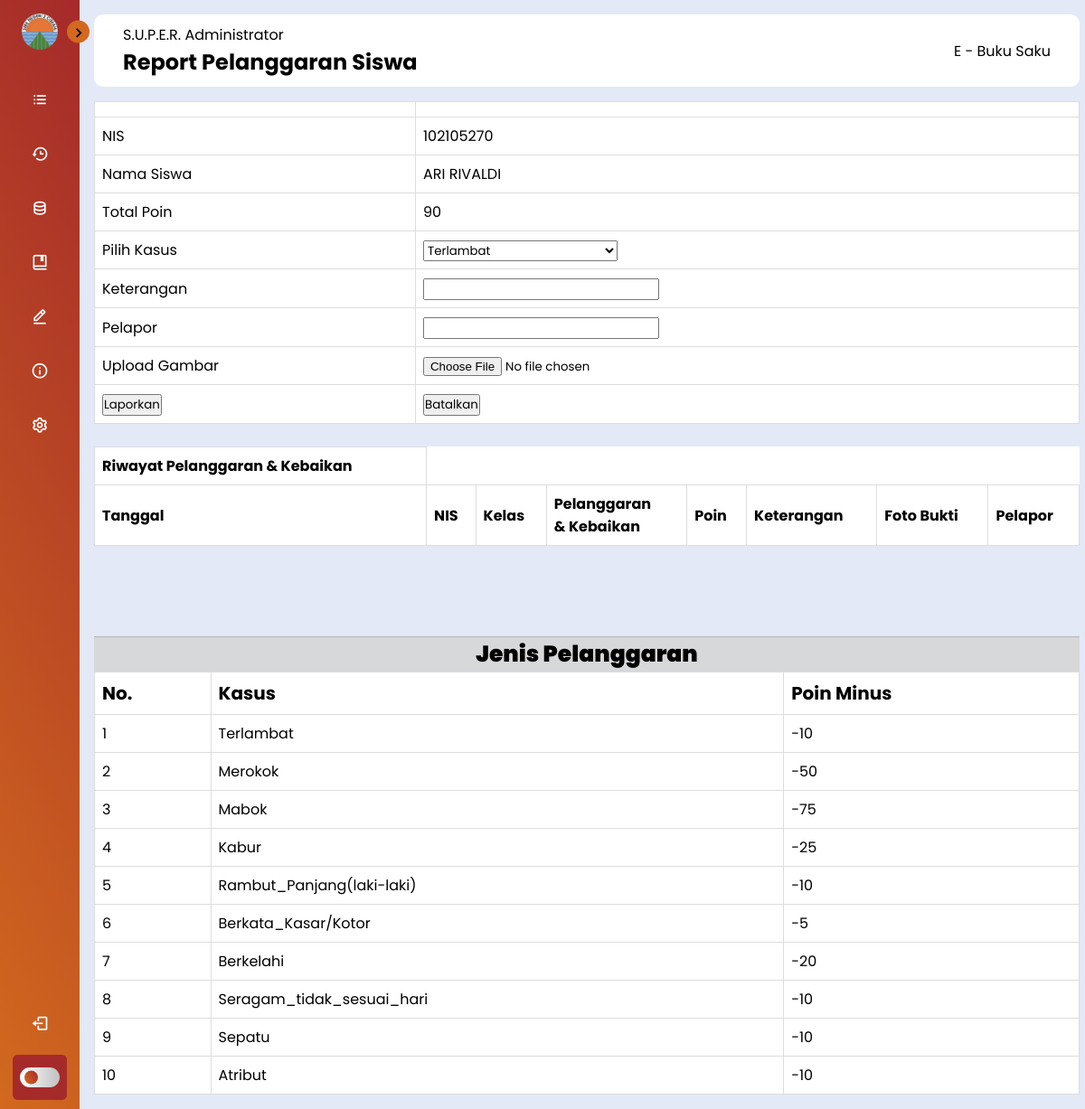
The app's page /S.U.P.E.R/proses-kasus.php?id=102105270 (signed in), older data.
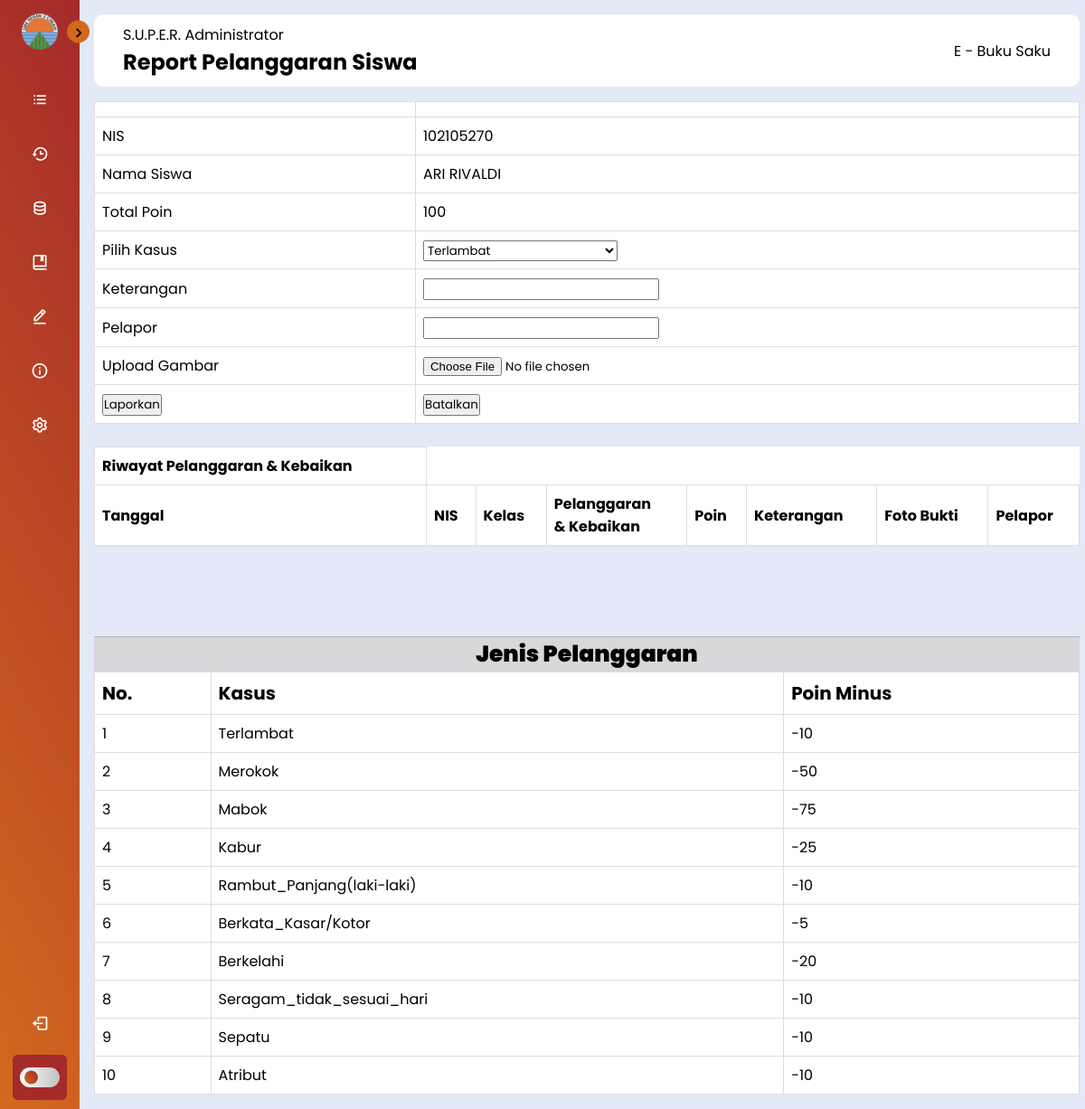
The same page, newer data.
### tables this page shows
CREATE TABLE `siswa` (
  `nis` int(11) NOT NULL,
  `password` varchar(20) NOT NULL,
  `nama` varchar(100) NOT NULL,
  `tingkat` int(2) NOT NULL,
  `jurusan` varchar(30) NOT NULL,
  `kelas` varchar(2) NOT NULL,
  `jenis_kelamin` enum('L','P') NOT NULL,
  `poin` int(5) NOT NULL,
  `role` int(1) NOT NULL
);

### S.U.P.E.R/proses-kasus.php (the view, shortened to what the changed rows need)
<!DOCTYPE html>
<html lang="en">
<head>
    <link rel="stylesheet" href="styleBar.css">
    <link href='https://unpkg.com/boxicons@2.1.4/css/boxicons.min.css' rel='stylesheet'>
    <link rel="stylesheet" href="https://cdnjs.cloudflare.com/ajax/libs/
    font-awesome/6.4.0/css/all.min.css">
    <link rel="stylesheet" href="https://cdn.datatables.net/1.13.7/css/jquery.dataTables.min.css">
</head>
<body>
        <?php
        include "koneksi.php";
        $id=$_GET['id'];
        $sql=mysqli_query($conn, "SELECT * FROM siswa WHERE nis=$id");
        ?>
    <div class="main--content">
        <div class="header--wrapper">
            <div class="header--title">
                <h2>Report Pelanggaran Siswa</h2>
            </div>
        </div>
  <div>
  <form action="proses.php" method="POST" enctype="multipart/form-data">
      <table>
      <tr>
              <td>NIS</td>
              <td><?php foreach ($sql as $nis) :?><?=$nis["nis"]; ?><?php endforeach;?></td>
          </tr>
          <tr>
              <td>Nama Siswa</td>
              <td><?php foreach ($sql as $nama) :?><?=$nama["nama"]; ?><?php endforeach;?></td>
          </tr>
          <tr>
              <td>Total Poin</td>
              <td><?php foreach ($sql as $poin) :?><?=$poin["poin"]; ?><?php endforeach;?></td>
          </tr>
      </table><br>
      <div class="jenis-kasus">
      <div class="row">
        <div>
          <table class="table-3 table table-striped" style="width: 100%;">
          <thead>
            <tr style="font-size: 20px;">
              <td><b>No.</b></td>
              <td><b>Kasus</b></td>
              <td><b>Poin Minus</b></td>
            </tr>
          </thead>
          </table>
        </div>
      </div>
  </form>
  </div>
        </div>
</body>
</html>

Row changes from the older to the newer data that the page shows:
changed siswa "ARI RIVALDI": poin "90" → "100"
